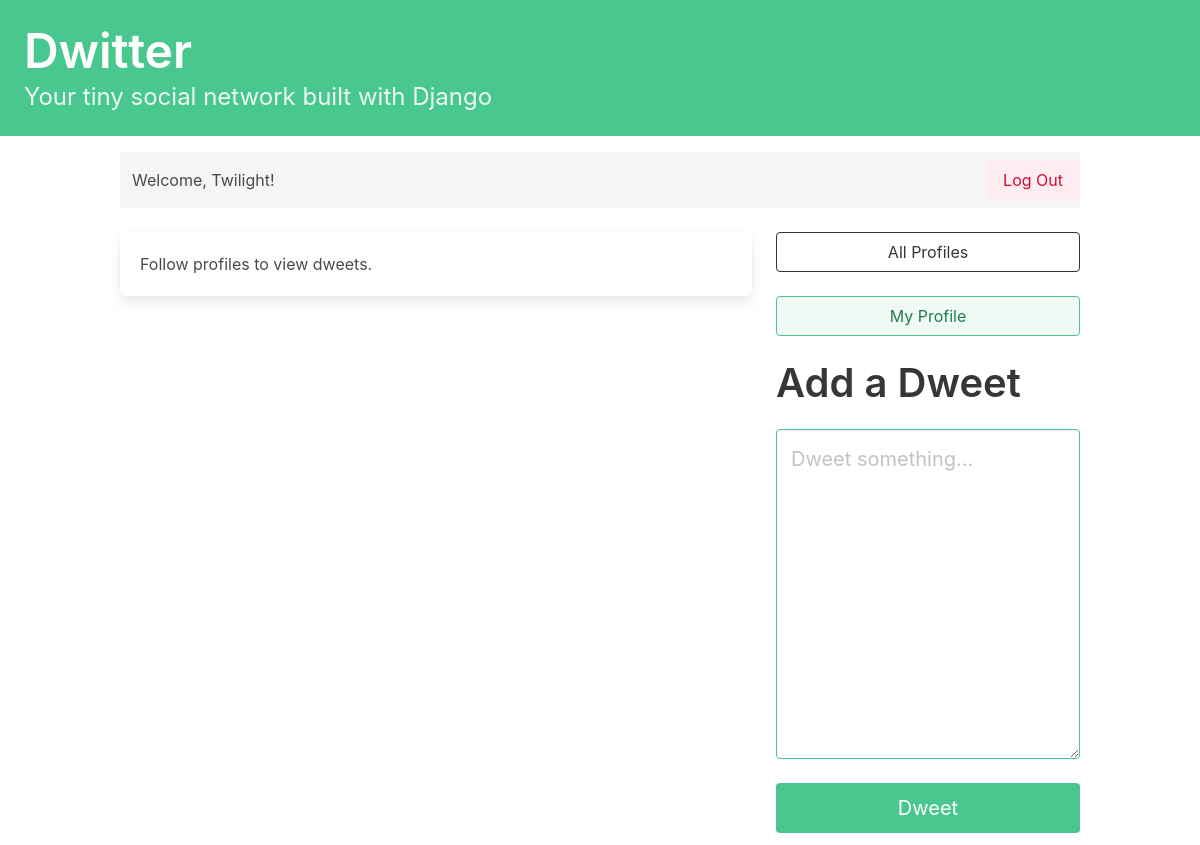
The app's page / (signed in), older data.
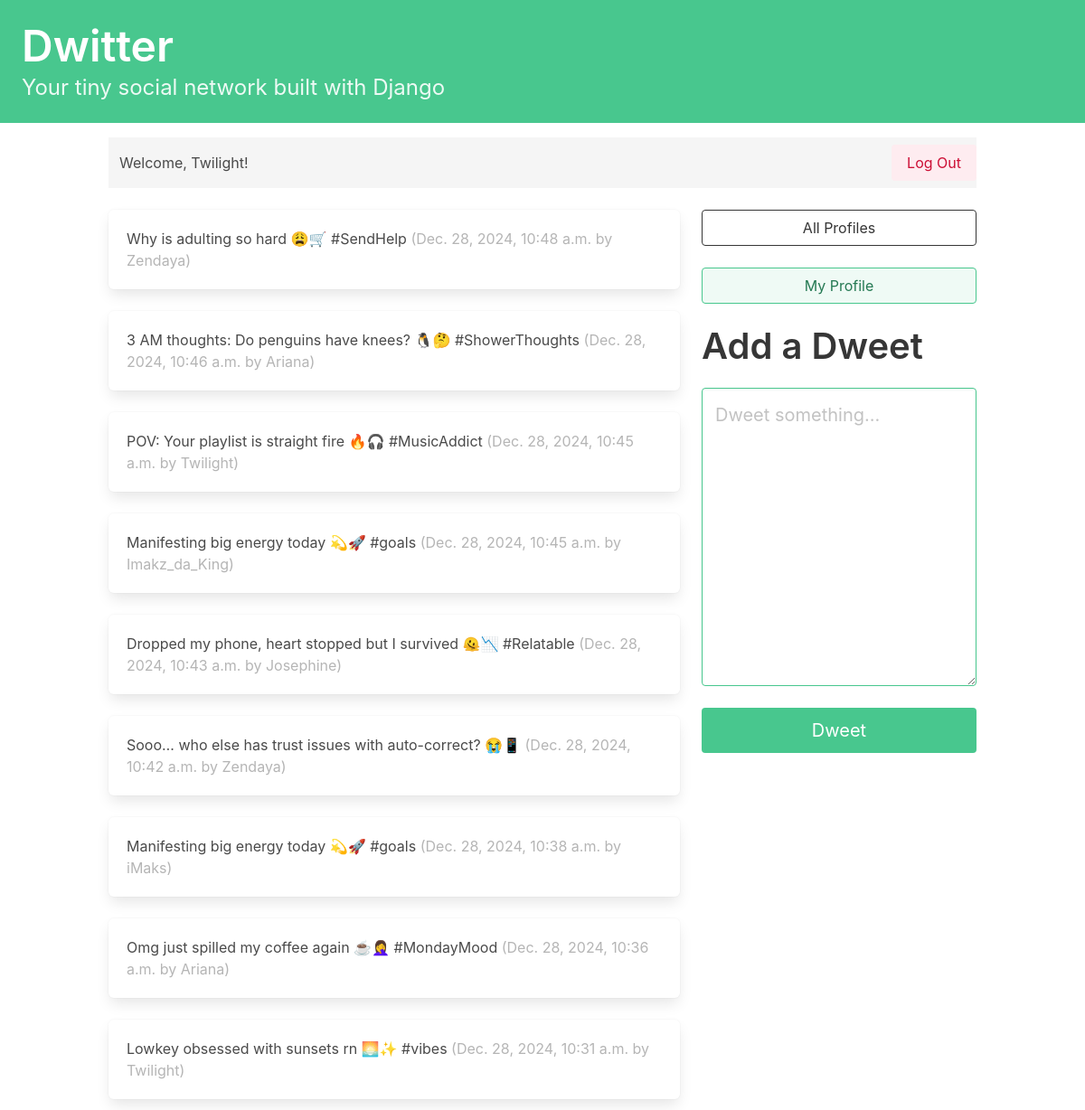
The same page, newer data.
### dwitter/models.py (models this page shows, shortened)
class Dweet(models.Model):
    user = models.ForeignKey(
        User, related_name="dweets", on_delete=models.DO_NOTHING
    )
    body = models.CharField(max_length=140)
    created_at = models.DateTimeField(auto_now_add=True)

### dwitter/views.py (the view)
# urls.py: path("", dashboard, name="dashboard"),
@login_required
def dashboard(request):
    form = DweetForm(request.POST or None)
    if request.method == "POST":
        if form.is_valid():
            dweet = form.save(commit=False)
            dweet.user = request.user
            dweet.save()
            return redirect("dwitter:dashboard")
    followed_dweets = Dweet.objects.filter(
        user__profile__in=request.user.profile.follows.all()
    ).order_by("-created_at")
    return render(
        request,
        "dwitter/dashboard.html",
        {"form": form, "dweets": followed_dweets},
    )

### dwitter/forms.py
class DweetForm(forms.ModelForm):
    body = forms.CharField(
        required=True,
        widget=forms.widgets.Textarea(
            attrs={
                "placeholder": "Dweet something...",
                "class": "textarea is-success is-medium",
            }
        ),
        label="",
    )
    class Meta:
        model = Dweet
        exclude = ("user",)

### dwitter/templates/dwitter/dashboard.html (shortened to what this page needs)
{% extends 'base.html' %}
{% block content %}
<nav class="navbar is-light mb-5" role="navigation" aria-label="main navigation">
    <div class="container">
        <div class="navbar-menu">
            <div class="navbar-start">
                <a class="navbar-item" href="{% url 'dwitter:dashboard' %}">
                    <p>Welcome, {{ user.username }}!</p>
                </a>
            </div>
            <div class="navbar-end">
                {% if user.is_authenticated %}
                <div class="navbar-item">
                    <a class="button is-light is-danger" href="{% url 'dwitter:logout' %}">
                        Log Out
                    </a>
                </div>
                {% endif %}
            </div>
        </div>
    </div>
</nav>
<div class="columns">
    <div class="column">
        {% if dweets %}
        {% for dweet in dweets %}
        <div class="box">
            {{dweet.body}}
            <span class="is-small has-text-grey-light">
                ({{ dweet.created_at }} by {{ dweet.user.username }})
            </span>
        </div>
        {% endfor %}
        {% else %}
        <div class="box">
            Follow profiles to view dweets.
        </div>
        {% endif %}
    </div>
    <div class="column is-one-third">
        <div class="block">
            <a href="{% url 'dwitter:profile_list' %} ">
                <button class="button is-dark is-outlined is-fullwidth">
                    All Profiles
                </button>
            </a>
        </div>
        <div class="block">
            <a href="{% url 'dwitter:profile' request.user.profile.id %} ">
                <button class="button is-success is-light is-outlined is-fullwidth">
                    My Profile
                </button>
            </a>
        </div>
        <div class="block">
            <div class="block">
                <h2 class="title is-2">Add a Dweet</p>
            </div>
            <div class="block">
                <form method="post">
                    {{ form.as_p }}
                    <button class="button is-success is-fullwidth is-medium mt-5" type="submit">Dweet
                    </button>
                </form>
            </div>
        </div>
    </div>
</div>
{% endblock content %}

### dwitter/templates/base.html (shortened to what this page needs)
<!DOCTYPE html>
<html lang="en">
<head>
    <link rel="stylesheet" href="https://cdn.jsdelivr.net/npm/bulma@0.9.3/css/bulma.min.css">
</head>
<body>
    <a href="{% url 'dwitter:dashboard' %} ">
        <section class="hero is-small is-success mb-4">
            <div class="hero-body">
                <h1 class="title is-1">Dwitter</h1>
                <p class="subtitle is-4">
                    Your tiny social network built with Django
                </p>
            </div>
        </section>
    </a>
    <div class="container">
        {% block content %}
        {% endblock content %}
    </div>
</body>
</html>

Row changes from the older to the newer data that the page shows:
added Dweet: body "Why is adulting so hard 😩🛒 #SendHelp", created_at "Dec. 28, 2024, 10:48 a.m.", user.username "Zendaya"
added Dweet: body "3 AM thoughts: Do penguins have knees? 🐧🤔 #ShowerThoughts", created_at "Dec. 28, 2024, 10:46 a.m.", user.username "Ariana"
added Dweet: body "POV: Your playlist is straight fire 🔥🎧 #MusicAddict", created_at "Dec. 28, 2024, 10:45 a.m.", user.username "Twilight"
added Dweet: body "Manifesting big energy today 💫🚀 #goals", created_at "Dec. 28, 2024, 10:45 a.m.", user.username "Imakz_da_King"
added Dweet: body "Dropped my phone, heart stopped but I survived 🫠📉 #Relatable", created_at "Dec. 28, 2024, 10:43 a.m.", user.username "Josephine"
added Dweet: body "Sooo… who else has trust issues with auto-correct? 😭📱", created_at "Dec. 28, 2024, 10:42 a.m.", user.username "Zendaya"
added Dweet: body "Manifesting big energy today 💫🚀 #goals", created_at "Dec. 28, 2024, 10:38 a.m.", user.username "iMaks"
added Dweet: body "Omg just spilled my coffee again ☕🤦‍♀️ #MondayMood", created_at "Dec. 28, 2024, 10:36 a.m.", user.username "Ariana"
added Dweet: body "Lowkey obsessed with sunsets rn 🌅✨ #vibes", created_at "Dec. 28, 2024, 10:31 a.m.", user.username "Twilight"
Text that changed along with them:
text no longer shown: "Follow profiles to view dweets."
